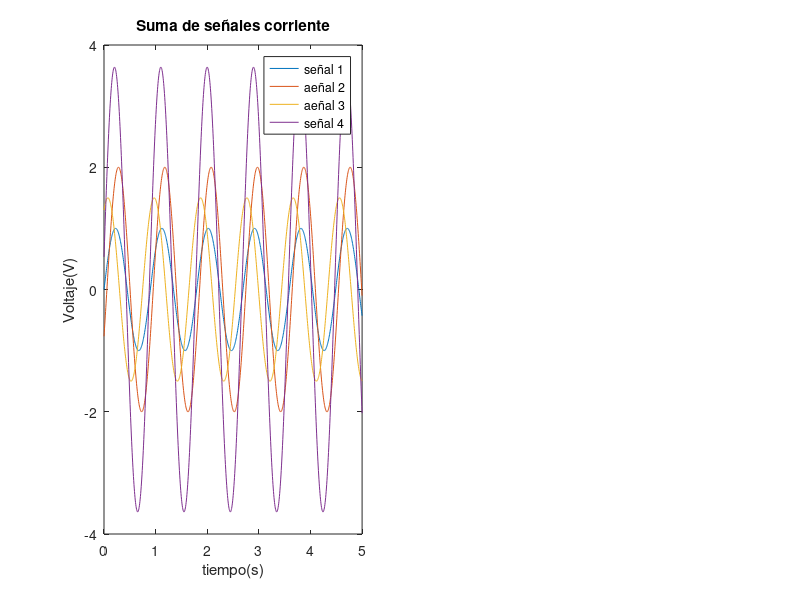

Recreate this plot in MATLAB.
t = linspace(0,5,1000);
i1=sin(7*t);
i2=2*sin(7*t-pi/8);
i3=1.5*sin(7*t+pi/3)
i4=i1+i2+i3;
subplot(1,2,1);
plot(t,i1,t,i2,t,i3,t,i4); %genera la gráfica
legend('señal 1','aeñal 2','aeñal 3','señal 4');
title('Suma de señales corriente'); 
xlabel('tiempo(s)');
ylabel('Voltaje(V)');